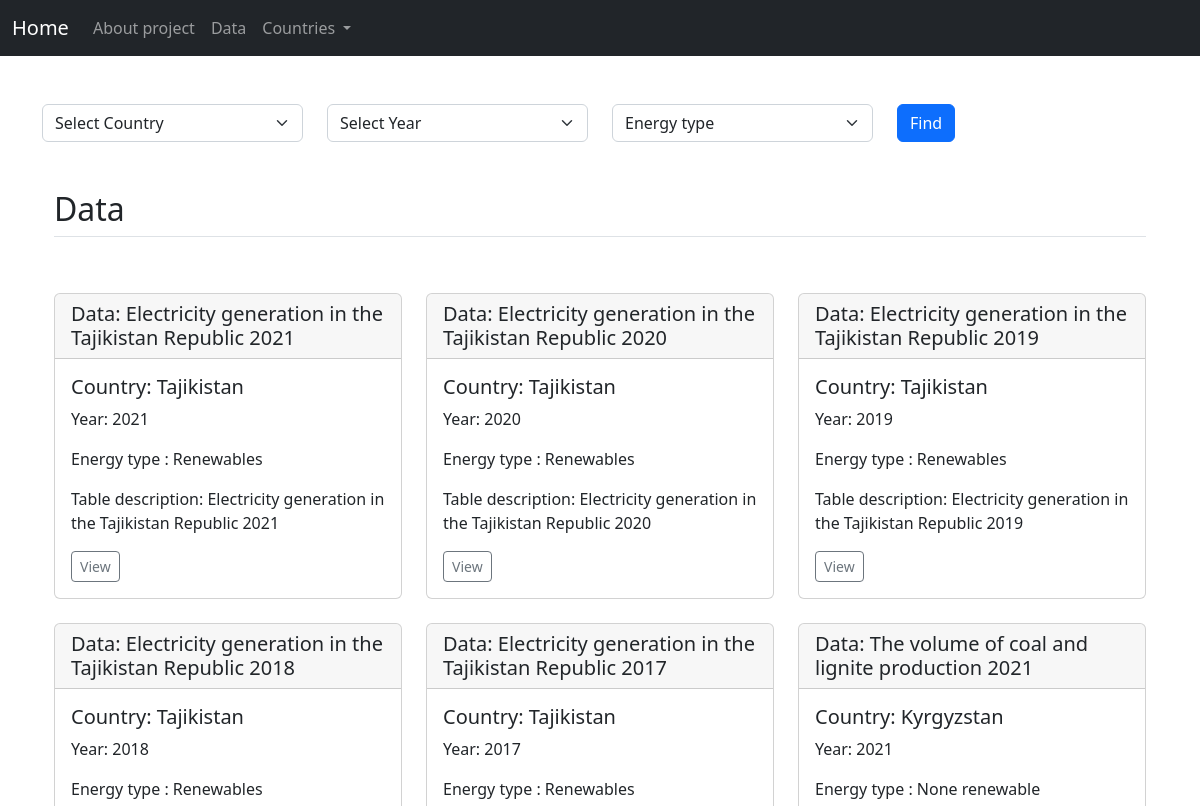
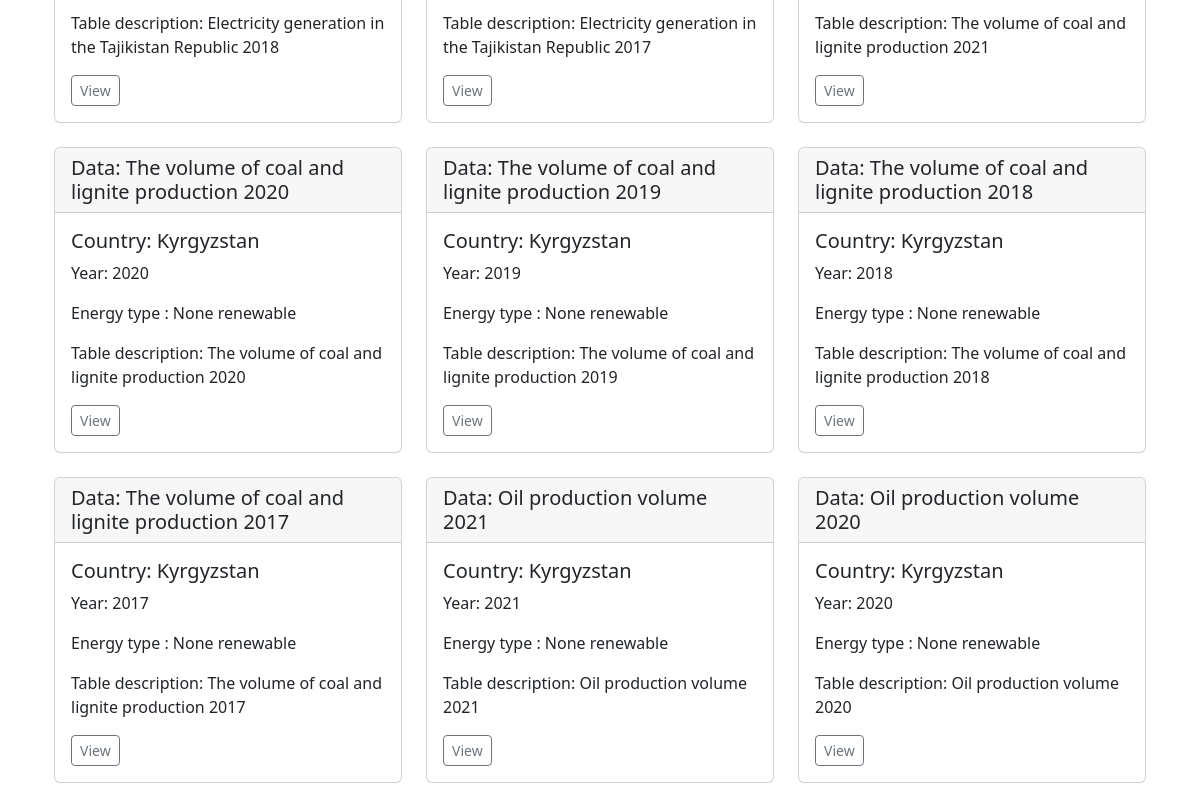
Before: /filter_search (upper part) with the older database file (2 pictures, top to bottom).
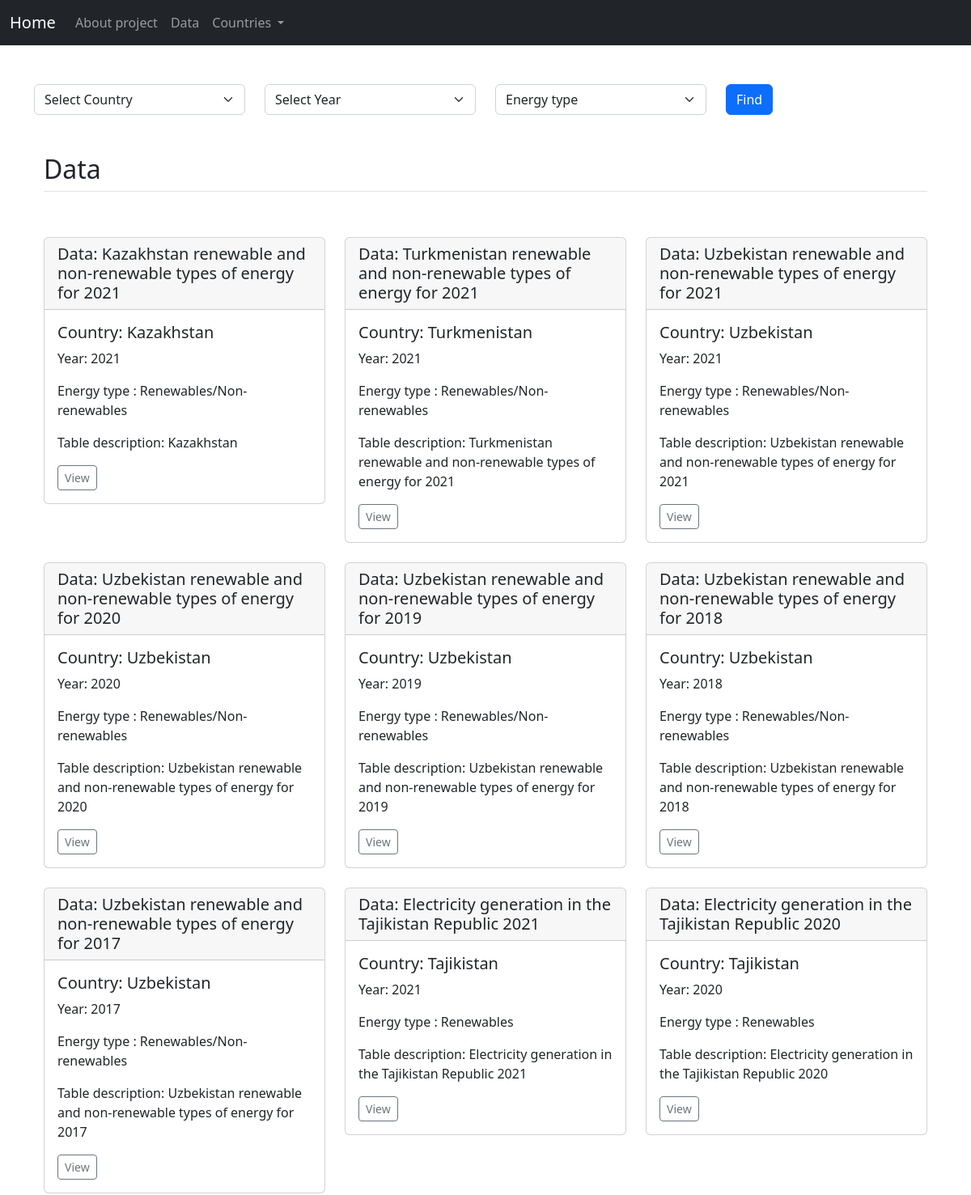
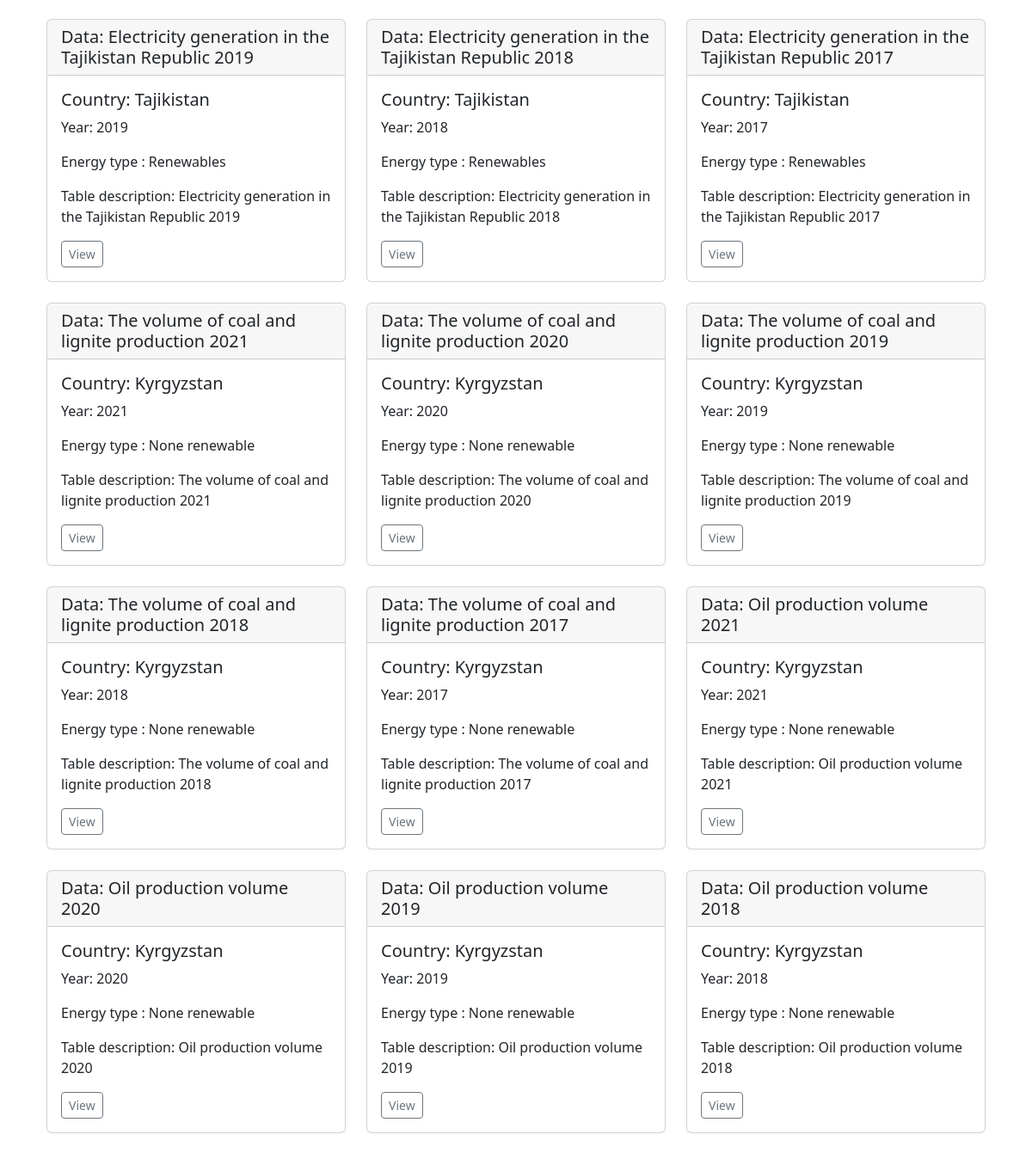
After: the same page with the newer database file (2 pictures, top to bottom).
### pages/models.py (models this page shows, shortened)
class Table(models.Model):
    year_choice = []
    for r in range(2000, (datetime.now().year+1)):
        year_choice.append((r,r))
    name = models.CharField(max_length=255, verbose_name='Table name')
    country = models.ForeignKey(Country,  max_length=255, on_delete=models.CASCADE, null=True, blank=True, verbose_name='country_name')
    table_country = models.CharField(max_length=255, verbose_name='table_country', null=True)
    year = models.IntegerField(('year'), choices=year_choice, null=True)
    description = models.TextField(blank=True, verbose_name='description', null=True)
    energy_type = models.CharField(max_length=255, verbose_name='energy_type', null=True)
    slug = models.SlugField(max_length=255, unique=True, db_index=True, verbose_name="URL")
    table_photo = models.ImageField(upload_to='photos/%Y/%m/%d/', blank=True, null=True)
    photo_description = models.TextField(blank=True, verbose_name='photo_description', null=True)
    table_photo_1 = models.ImageField(upload_to='photos/%Y/%m/%d/', blank=True, null=True)
    photo_description_1 = models.TextField(blank=True, verbose_name='photo_description_1', null=True)
    table_photo_2 = models.ImageField(upload_to='photos/%Y/%m/%d/', blank=True, null=True)
    photo_description_2 = models.TextField(blank=True, verbose_name='photo_description_2', null=True)
    source = models.TextField(blank=True, verbose_name='source', null=True)

### pages/views.py (the view)
# urls.py: path('filter_search', views.filter_search, name='filter_search'),
def filter_search(request):
    tables = Table.objects.all().order_by("-id")
    country_name_search = Table.objects.values_list('table_country', flat=True).distinct()
    year_search = Table.objects.values_list('year', flat=True).distinct()
    energy_type_search = Table.objects.values_list('energy_type', flat=True).distinct()
    if 'energy_type' in request.GET:
        type = request.GET['energy_type']
        if type:
            tables = tables.filter(energy_type__iexact=type)
    if 'year' in request.GET:
        year_t = request.GET['year']
        if year_t:
            tables = tables.filter(year__iexact=year_t)
    if 'table_country' in request.GET:
        city = request.GET['table_country']
        if city:
            tables = tables.filter(table_country__iexact=city)
    data = {
        'tables': tables,
        'country_name_search': country_name_search,
        'year_search': year_search,
        'energy_type_search': energy_type_search,
    }
    return render(request, 'pages/filter_search.html', data)

### pages/templatetags/page_tags.py (called while the page is built)
@register.simple_tag()
def get_country():
    return Country.objects.all()

### templates/pages/filter_search.html (shortened to what this page needs)
{% extends 'base.html' %}
{% load static %}
{% block content %}
{% include 'includes/navbar.html' %}
<br>
<br>
<div class="search-box-3 sb-7 bg-active">
    <div class="container">
        <div class="search-area-inner">
            <div class="search-contents">
                <form method="GET" action="{% url 'filter_search' %}">
                    <div class="row">
                        <div class="col-lg-3 col-md-6 col-sm-6 col-6">
                            <div class="form-group">
                                <select class="form-select" name="table_country">
                                    <option selected='selected' disabled='disabled'>Select Country</option>
                                </select>
                            </div>
                        </div>
                        <div class="col-lg-3 col-md-6 col-sm-6 col-6">
                            <div class="form-group">
                                <select class="form-select" name="year">
                                    <option selected='selected' disabled='disabled'>Select Year</option>
                                </select>
                            </div>
                        </div>
                        <div class="col-lg-3 col-md-6 col-sm-6 col-6">
                            <div class="form-group">
                                <select class="form-select" name="energy_type">
                                    <option selected='selected' disabled='disabled'>Energy type</option>
                                </select>
                            </div>
                        </div>
                        <div class="col-lg-3 col-md-6 col-sm-6 col-6">
                            <div class="form-group">
                                <button class="btn btn-primary">
                                    Find
                                </button>
                            </div>
                        </div>
                    </div>
                </form>
            </div>
        </div>
    </div>
</div>
<main>
    <div class="container px-4 py-5" id="featured-3">
      <h2 class="pb-2 border-bottom">Data</h2>
      <div class="row g-4 py-5 row-cols-1 row-cols-lg-3">
        {% for table in tables %}
        <div class="container-md">
            <br>
            <div class="card">
                <h5 class="card-header">Data: {{table.name}}</h5>
                <div class="card-body">
                <h5 class="card-title">Country: {{table.table_country}}</h5>
                <p class="card-text">Year: {{table.year}}</p>
                <p class="card-text">Energy type : {{table.energy_type}}</p>
                <p class="card-text">Table description: {{table.description}}</p>
                <a href="{% url 'table_detail' table.pk %}" class="btn btn-sm btn-outline-secondary">View</a>
                </div>
            </div>
        </div>
        {% endfor %}
      </div>
    </div>
</main>
{% endblock %}

Changed rows visible on the page:
added Table: name "Kazakhstan renewable and non-renewable types of energy for 2021", table_country "Kazakhstan", year "2021", energy_type "Renewables/Non-renewables", description "Kazakhstan"
added Table: name "Turkmenistan renewable and non-renewable types of energy for 2021", table_country "Turkmenistan", year "2021", energy_type "Renewables/Non-renewables", description "Turkmenistan renewable and non-renewable types of energy for 2021"
added Table: name "Uzbekistan renewable and non-renewable types of energy for 2021", table_country "Uzbekistan", year "2021", energy_type "Renewables/Non-renewables", description "Uzbekistan renewable and non-renewable types of energy for 2021"
added Table: name "Uzbekistan renewable and non-renewable types of energy for 2020", table_country "Uzbekistan", year "2020", energy_type "Renewables/Non-renewables", description "Uzbekistan renewable and non-renewable types of energy for 2020"
added Table: name "Uzbekistan renewable and non-renewable types of energy for 2019", table_country "Uzbekistan", year "2019", energy_type "Renewables/Non-renewables", description "Uzbekistan renewable and non-renewable types of energy for 2019"
added Table: name "Uzbekistan renewable and non-renewable types of energy for 2018", table_country "Uzbekistan", year "2018", energy_type "Renewables/Non-renewables", description "Uzbekistan renewable and non-renewable types of energy for 2018"
added Table: name "Uzbekistan renewable and non-renewable types of energy for 2017", table_country "Uzbekistan", year "2017", energy_type "Renewables/Non-renewables", description "Uzbekistan renewable and non-renewable types of energy for 2017"
now on this page (row unchanged): Table: name "Oil production volume 2019", table_country "Kyrgyzstan", year "2019", energy_type "None renewable", description "Oil production volume 2019"
now on this page (row unchanged): Table: name "Oil production volume 2018", table_country "Kyrgyzstan", year "2018", energy_type "None renewable", description "Oil production volume 2018"
